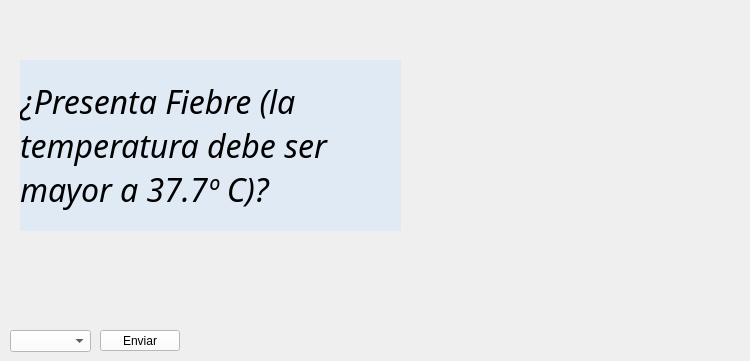
        <widget class="QWidget" name="q4">
         <widget class="QLabel" name="imagen_5">
          <property name="geometry">
           <rect>
            <x>430</x>
            <y>10</y>
            <width>311</width>
            <height>281</height>
           </rect>
          </property>
          <property name="text">
           <string/>
          </property>
          <property name="pixmap">
           <pixmap resource="Imagenes.qrc">:/imgs/fiebre.png</pixmap>
          </property>
          <property name="scaledContents">
           <bool>true</bool>
          </property>
         </widget>
         <widget class="QLabel" name="pregunta_5">
          <property name="geometry">
           <rect>
            <x>20</x>
            <y>60</y>
            <width>381</width>
            <height>171</height>
           </rect>
          </property>
          <property name="font">
           <font>
            <family>Corbel</family>
            <pointsize>24</pointsize>
            <weight>9</weight>
            <italic>true</italic>
            <bold>false</bold>
           </font>
          </property>
          <property name="styleSheet">
           <string notr="true">color: rgb(0, 0, 0);
font: 75 italic 24pt &quot;Corbel&quot;;
background-color: rgba(199, 227, 255, 100);</string>
          </property>
          <property name="text">
           <string>¿Presenta Fiebre (la temperatura debe ser mayor a 37.7º C)?</string>
          </property>
          <property name="wordWrap">
           <bool>true</bool>
          </property>
         </widget>
         <widget class="QPushButton" name="enviarQ4">
          <property name="geometry">
           <rect>
            <x>100</x>
            <y>330</y>
            <width>80</width>
            <height>21</height>
           </rect>
          </property>
          <property name="styleSheet">
           <string notr="true">color: rgb(0, 0, 0);
background-color: rgb(255, 255, 255);</string>
          </property>
          <property name="text">
           <string>Enviar</string>
          </property>
         </widget>
         <widget class="QComboBox" name="respuestaQ4">
          <property name="geometry">
           <rect>
            <x>10</x>
            <y>330</y>
            <width>81</width>
            <height>22</height>
           </rect>
          </property>
          <property name="styleSheet">
           <string notr="true">color: rgb(0, 0, 0);
background-color: rgb(255, 255, 255);</string>
          </property>
          <item>
           <property name="text">
            <string/>
           </property>
          </item>
          <item>
           <property name="text">
            <string>SI</string>
           </property>
          </item>
          <item>
           <property name="text">
            <string>NO</string>
           </property>
          </item>
         </widget>
        </widget>
